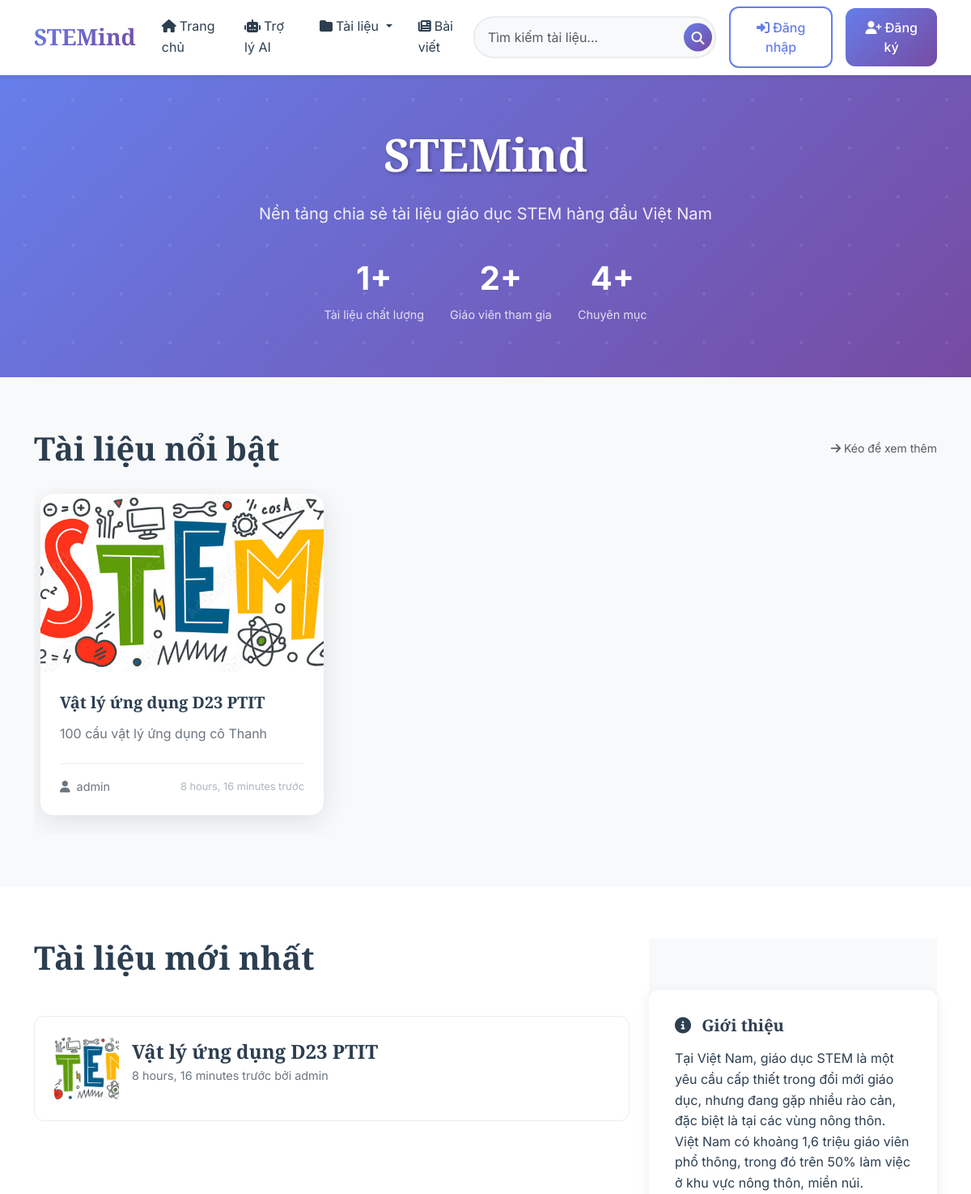
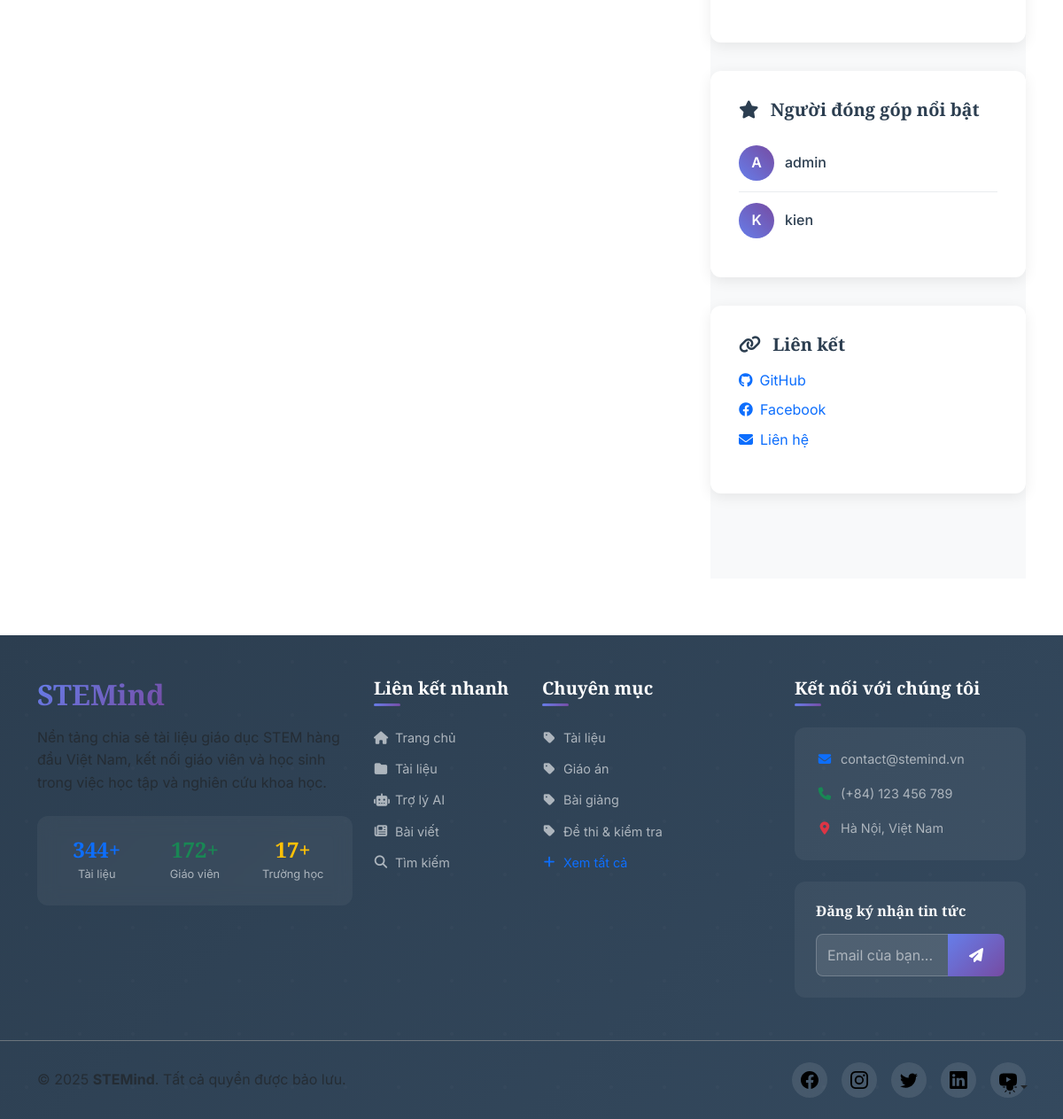
The page / on the database its author committed (2 pictures, top to bottom).
### File_sharing_platform/models.py (models this page shows, shortened)
class File(models.Model):
    title = models.TextField(unique=True)
    category = models.ForeignKey(Category, on_delete=models.CASCADE)
    author = models.ForeignKey(User, on_delete=models.CASCADE, related_name='Files')
    file_thumbnail = models.ImageField(upload_to='thumbnails/%y/%m/%d', blank=True, null=True, default='default.jpg')
    file_description = models.TextField(blank=True, null=True)
    file_urls = models.FileField(upload_to='uploads/%y/%m/%d')
    file_status = models.IntegerField(choices=[(0, 'Draft'), (1, 'Published')], default=0)
    file_views = models.PositiveIntegerField(default=0)
    created_at = models.DateTimeField(auto_now_add=True)
    updated_at = models.DateTimeField(auto_now=True)
    class Meta:
        ordering = ['-created_at']
        verbose_name = "File"
        verbose_name_plural = "Files"

class Category(models.Model):
    category_name = models.TextField(unique=True)
    created_at = models.DateTimeField(auto_now=True)
    updated_at = models.DateTimeField(auto_now=True)
    class Meta:
        verbose_name_plural = "Categories"

### File_sharing_platform/views.py (the view)
# urls.py: path("", views.home, name="home"),
def home(request):
    categories = Category.objects.all()
    featured_files = File.objects.filter(file_status=1).order_by('-file_views')[:3]
    recently_files = File.objects.filter(file_status=1).order_by('-created_at')[:10]
    top_users = User.objects.annotate(num_posts=Count('Files')).order_by('-num_posts')[:10]
    context = {
        'categories':categories,
        'featured_files':featured_files,
        'recently_files':recently_files,
        'top_users':top_users
    }
    return render(request, 'home.html', context)

### templates/home.html (shortened to what this page needs)
{% extends "base/base.html" %}
{% load static %}
{% block extra_css %}
<link href="{% static 'Style/base.css' %}" rel="stylesheet">
{% endblock %}
{% block content %}
<section class="hero-section">
    <div class="container">
        <div class="hero-content text-center">
            <h1 class="hero-title">STEMind</h1>
            <p class="hero-subtitle">Nền tảng chia sẻ tài liệu giáo dục STEM hàng đầu Việt Nam</p>
            <div class="hero-stats">
                <div class="hero-stat">
                    <span class="hero-stat-number">{{ featured_files|length }}+</span>
                    <span class="hero-stat-label">Tài liệu chất lượng</span>
                </div>
                <div class="hero-stat">
                    <span class="hero-stat-number">{{ top_users|length }}+</span>
                    <span class="hero-stat-label">Giáo viên tham gia</span>
                </div>
                <div class="hero-stat">
                    <span class="hero-stat-number">{{ categories|length }}+</span>
                    <span class="hero-stat-label">Chuyên mục</span>
                </div>
            </div>
        </div>
    </div>
</section>
<section class="featured-section">
    <div class="container">
        <div class="d-flex align-items-center justify-content-between mb-4">
            <h2 class="section-title mb-0">Tài liệu nổi bật</h2>
            <small class="text-muted">
                <i class="fas fa-arrow-right me-1"></i>Kéo để xem thêm
            </small>
        </div>
        <div class="featured-scroll-container">
            <div class="featured-grid">
                {% for file in featured_files %}
                <article class="featured-card">
                    <a href="{% url 'file_detail' file.title %}" class="text-decoration-none">
                        <div class="featured-card-image">
                            {% if file.file_thumbnail %}
                                <img src="{{ file.file_thumbnail.url }}" alt="{{ file.title }}">
                            {% else %}
                                <div class="d-flex align-items-center justify-content-center h-100">
                                    <i class="fas fa-file-alt fa-3x text-muted"></i>
                                </div>
                            {% endif %}
                        </div>
                        <div class="featured-card-content">
                            <h3 class="featured-card-title">{{ file.title }}</h3>
                            <p class="featured-card-description">{{ file.file_description|linebreaksbr }}</p>
                            <div class="featured-card-footer">
                                <div class="featured-card-author">
                                    <i class="fas fa-user"></i>
                                    <span>{{ file.author.username }}</span>
                                </div>
                                <div class="featured-card-date">{{ file.created_at|timesince }} trước</div>
                            </div>
                        </div>
                    </a>
                </article>
                {% endfor %}
            </div>
        </div>
    </div>
</section>
<section class="recent-section">
    <div class="container">
        <div class="row g-4">
                         <div class="col-lg-8">
                 <h2 class="section-title text-start">Tài liệu mới nhất</h2>
                 {% for file in recently_files %}
                 <article class="recent-item">
                     <a href="{% url 'file_detail' file.title %}" class="text-decoration-none d-flex align-items-center gap-3 w-100">
                         <div class="recent-item-image">
                             {% if file.file_thumbnail %}
                                 <img src="{{ file.file_thumbnail.url }}" alt="{{ file.title }}">
                             {% else %}
                                 <div class="d-flex align-items-center justify-content-center h-100">
                                     <i class="fas fa-file-alt fa-2x text-muted"></i>
                                 </div>
                             {% endif %}
                         </div>
                         <div class="recent-item-content">
                             <h4 class="recent-item-title">{{ file.title }}</h4>
                             <p class="recent-item-date">{{ file.created_at|timesince }} trước bởi {{ file.author.username }}</p>
                         </div>
                     </a>
                 </article>
                 {% endfor %}
             </div>
            <div class="col-lg-4">
                <div class="sidebar-section">
                    <div class="sidebar-card">
                        <h3 class="sidebar-title">
                            <i class="fas fa-info-circle me-2"></i>
                            Giới thiệu
                        </h3>
                        <p>Tại Việt Nam, giáo dục STEM là một yêu cầu cấp thiết trong đổi mới giáo dục, nhưng đang gặp nhiều rào cản, đặc biệt là tại các vùng nông thôn. Việt Nam có khoảng 1,6 triệu giáo viên phổ thông, trong đó trên 50% làm việc ở khu vực nông thôn, miền núi.</p>
                    </div>
                    <div class="sidebar-card">
                        <h3 class="sidebar-title">
                            <i class="fas fa-star me-2"></i>
                            Người đóng góp nổi bật
                        </h3>
                        {% for user in top_users %}
                        <div class="contributor-item">
                            <div class="contributor-avatar">
                                {{ user.username|slice:":1"|upper }}
                            </div>
                            <a href="#" class="contributor-name">{{ user.username }}</a>
                        </div>
                        {% endfor %}
                    </div>
                    <div class="sidebar-card">
                        <h3 class="sidebar-title">
                            <i class="fas fa-link me-2"></i>
                            Liên kết
                        </h3>
                        <ul class="list-unstyled">
                            <li class="mb-2">
                                <a href="#" class="text-decoration-none">
                                    <i class="fab fa-github me-2"></i>GitHub
                                </a>
                            </li>
                            <li class="mb-2">
                                <a href="#" class="text-decoration-none">
                                    <i class="fab fa-facebook me-2"></i>Facebook
                                </a>
                            </li>
                            <li class="mb-2">
                                <a href="#" class="text-decoration-none">
                                    <i class="fas fa-envelope me-2"></i>Liên hệ
                                </a>
                            </li>
                        </ul>
                    </div>
                </div>
            </div>
        </div>
    </div>
</section>
{% endblock content %}

### templates/base/footer.html (shortened to what this page needs)
<footer class="main-footer bg-dark text-light">
    <div class="footer-content py-5">
        <div class="container">
            <div class="row g-4">
                <div class="col-lg-4 col-md-6">
                    <div class="footer-section">
                        <h3 class="footer-brand mb-3">
                            <span class="brand-gradient-light">STEMind</span>
                        </h3>
                        <p class="text-muted mb-4">
                            Nền tảng chia sẻ tài liệu giáo dục STEM hàng đầu Việt Nam, kết nối giáo viên và học sinh trong việc học tập và nghiên cứu khoa học.
                        </p>
                        <div class="footer-stats">
                            <div class="row text-center">
                                <div class="col-4">
                                    <div class="stat-item">
                                        <h4 class="stat-number text-primary">1000+</h4>
                                        <p class="stat-label">Tài liệu</p>
                                    </div>
                                </div>
                                <div class="col-4">
                                    <div class="stat-item">
                                        <h4 class="stat-number text-success">500+</h4>
                                        <p class="stat-label">Giáo viên</p>
                                    </div>
                                </div>
                                <div class="col-4">
                                    <div class="stat-item">
                                        <h4 class="stat-number text-warning">50+</h4>
                                        <p class="stat-label">Trường học</p>
                                    </div>
                                </div>
                            </div>
                        </div>
                    </div>
                </div>
                <div class="col-lg-2 col-md-6">
                    <div class="footer-section">
                        <h5 class="footer-title">Liên kết nhanh</h5>
                        <ul class="footer-links">
                            <li><a href="{% url 'home' %}">
                                <i class="fas fa-home me-2"></i>Trang chủ
                            </a></li>
                            <li><a href="#">
                                <i class="fas fa-folder me-2"></i>Tài liệu
                            </a></li>
                            <li><a href="{% url 'chatbot' %}">
                                <i class="fas fa-robot me-2"></i>Trợ lý AI
                            </a></li>
                            <li><a href="#">
                                <i class="fas fa-newspaper me-2"></i>Bài viết
                            </a></li>
                            <li><a href="#">
                                <i class="fas fa-search me-2"></i>Tìm kiếm
                            </a></li>
                        </ul>
                    </div>
                </div>
                <div class="col-lg-3 col-md-6">
                    <div class="footer-section">
                        <h5 class="footer-title">Chuyên mục</h5>
                        <ul class="footer-links">
                            {% for category in categories|slice:":5" %}
                            <li><a href="{% url 'posts_by_category' category.category_name %}">
                                <i class="fas fa-tag me-2"></i>{{ category.category_name }}
                            </a></li>
                            {% endfor %}
                            <li><a href="#" class="text-primary">
                                <i class="fas fa-plus me-2"></i>Xem tất cả
                            </a></li>
                        </ul>
                    </div>
                </div>
                <div class="col-lg-3 col-md-6">
                    <div class="footer-section">
                        <h5 class="footer-title">Kết nối với chúng tôi</h5>
                        <div class="contact-info mb-4">
                            <div class="contact-item">
                                <i class="fas fa-envelope text-primary me-2"></i>
                                <span>contact@stemind.vn</span>
                            </div>
                            <div class="contact-item">
                                <i class="fas fa-phone text-success me-2"></i>
                                <span>(+84) 123 456 789</span>
                            </div>
                            <div class="contact-item">
                                <i class="fas fa-map-marker-alt text-danger me-2"></i>
                                <span>Hà Nội, Việt Nam</span>
                            </div>
                        </div>
                        <div class="newsletter-signup">
                            <h6 class="mb-3">Đăng ký nhận tin tức</h6>
                            <form class="newsletter-form">
                                <div class="input-group">
                                    <input type="email" class="form-control" placeholder="Email của bạn..." required>
                                    <button class="btn btn-primary" type="submit">
                                        <i class="fas fa-paper-plane"></i>
                                    </button>
                                </div>
                            </form>
                        </div>
                    </div>
                </div>
            </div>
        </div>
    </div>
    <div class="footer-bottom border-top border-secondary">
        <div class="container">
            <div class="row align-items-center py-4">
                <div class="col-md-6">
                    <p class="mb-0 text-muted">
                        &copy; 2025 <strong>STEMind</strong>. Tất cả quyền được bảo lưu.
                    </p>
                </div>
                <div class="col-md-6">
                    <div class="social-links text-md-end">
                        <a href="#" class="social-link" aria-label="Facebook">
                            <svg width="20" height="20"><use href="#facebook"></use></svg>
                        </a>
                        <a href="#" class="social-link" aria-label="Instagram">
                            <svg width="20" height="20"><use href="#instagram"></use></svg>
                        </a>
                        <a href="#" class="social-link" aria-label="Twitter">
                            <svg width="20" height="20"><use href="#twitter"></use></svg>
                        </a>
                        <a href="#" class="social-link" aria-label="LinkedIn">
                            <svg width="20" height="20"><use href="#linkedin"></use></svg>
                        </a>
                        <a href="#" class="social-link" aria-label="YouTube">
                            <svg width="20" height="20"><use href="#youtube"></use></svg>
                        </a>
                    </div>
                </div>
            </div>
        </div>
    </div>
</footer>

### rows shown on the page
File: file_thumbnail (placeholder picture), title "Vật lý ứng dụng D23 PTIT", file_description "100 cầu vật lý ứng dụng cô Thanh", author.username "admin", created_at "8 hours, 16 minutes"
Category: category_name "Tài liệu"
Category: category_name "Giáo án"
Category: category_name "Bài giảng"
Category: category_name "Đề thi & kiểm tra"

### other values the page prints
{{ featured_files|length }} "1"
{{ top_users|length }} "2"
{{ categories|length }} "4"
{{ user.username|slice:":1"|upper }} "A"
{{ user.username }} "admin"
{{ user.username|slice:":1"|upper }} "K"
{{ user.username }} "kien"
